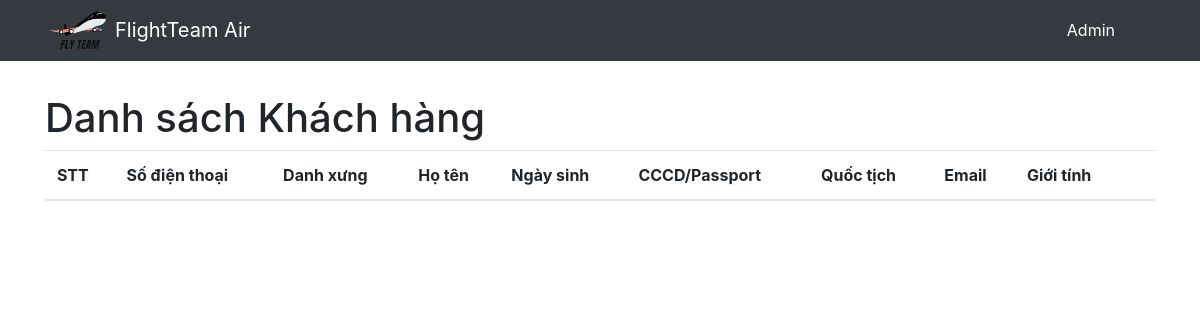
Before: /view/clientManager.php with the older database file.
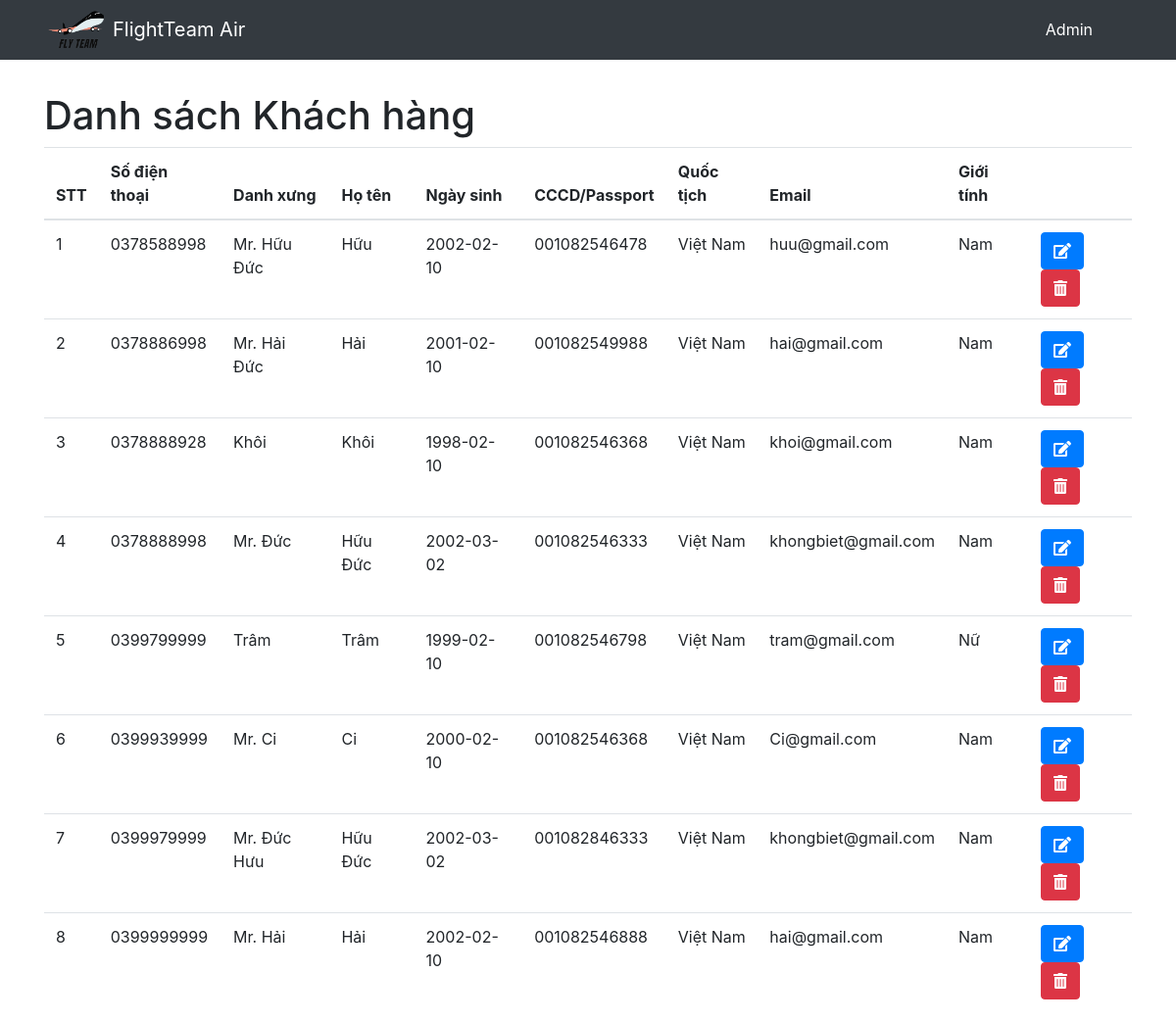
After: the same page with the newer database file.
### tables this page shows
CREATE TABLE `khachhang` (
  `sdt` varchar(10) NOT NULL,
  `matkhau` varchar(50) NOT NULL,
  `danhxung` varchar(50) NOT NULL,
  `hoten` varchar(50) NOT NULL,
  `ngaysinh` date DEFAULT NULL,
  `cccd_passport` varchar(20) NOT NULL,
  `quoctich` varchar(50) NOT NULL,
  `email` varchar(50) NOT NULL,
  `gioitinh` varchar(50) NOT NULL
);

### view/clientManager.php (the view, shortened to what this page needs)
<!DOCTYPE html>
<html lang="en">
<head>
    <link rel="stylesheet" href="https://stackpath.bootstrapcdn.com/bootstrap/4.4.1/css/bootstrap.min.css">
</head>
<body>
    <nav class="navbar navbar-expand-lg navbar-dark bg-dark">
            <div class="container">
            <img src="../assests/imgs/logo.png" alt="Avatar Logo" style="width:70px;" class="rounded-pill">
                <a class="navbar-brand" href="flightManager.php">FlightTeam Air</a>
                <div class="collapse navbar-collapse" id="navbarResponsive">
                    <ul class="navbar-nav ml-auto">
                        <li class="nav-item active">
                            <a class="nav-link" href="#">Admin
                            </a>
                        </li>
                        <li class="nav-item">
                            <a class="nav-link" href=""></a>
                        </li>
                        <li class="nav-item">
                            <a id="countItemCart" class="nav-link" href=""></a>
                        </li>
                    </ul>
                </div>
            </div>
        </nav>
    <div class="container">
        <h1 style="margin-top: 3%;">Danh sách Khách hàng</h1>
        <?php
        $conn = connection::connectToDatabase ();
        $sql = "select * from `khachhang`";
        $result = mysqli_query($conn, $sql);
        $data = [];
        $rowNum = 1;
        while ($row = mysqli_fetch_array($result, MYSQLI_ASSOC)) {
            $data[] = array(
                'rowNum' => $rowNum,
                'sdt' => $row['sdt'],
                'matkhau' => $row['matkhau'],
                'danhxung' => $row['danhxung'],
                'hoten' => $row['hoten'],
                'ngaysinh' => $row['ngaysinh'],
                'cccd_passport' => $row['cccd_passport'],
                'quoctich' => $row['quoctich'],
                'email' => $row['email'],
                'gioitinh' => $row['gioitinh'],
            );
            $rowNum++;
        }
        ?>
        <table class="table table-borderd" style="margin-bottom: 1%;">
            <thead>
                <tr>
                    <th>STT</th>
                    <th>Số điện thoại</th>
                    <th>Danh xưng</th>
                    <th>Họ tên</th>
                    <th>Ngày sinh</th>
                    <th>CCCD/Passport</th>
                    <th>Quốc tịch</th>
                    <th>Email</th>
                    <th>Giới tính</th>
                    <th></th>
                </tr>
            </thead>
            <tbody>
                <?php foreach ($data as $row) : ?>
                    <tr>
                        <td><?php echo $row['rowNum']; ?></td>
                        <td><?php echo $row['sdt']; ?></td>
                        <td><?php echo $row['danhxung']; ?></td>
                        <td><?php echo $row['hoten']; ?></td>
                        <td><?php echo $row['ngaysinh']; ?></td>
                        <td><?php echo $row['cccd_passport']; ?></td>
                        <td><?php echo $row['quoctich']; ?></td>
                        <td><?php echo $row['email']; ?></td>
                        <td><?php echo $row['gioitinh']; ?></td>
                        <td>
                            <a href="editManager.php?sdt=<?php echo $row['sdt']; ?>" id="btnUpdate" class="btn btn-primary">
                                <i class="fas fa-edit"></i>
                            </a>
                            <a href="deleteManager.php?sdt=<?php echo $row['sdt']; ?>" id="btnDelete" class="btn btn-danger">
                                <i class="fas fa-trash-alt"></i>
                            </a>
                        </td>
                    </tr>
                <?php endforeach; ?>
            </tbody>
        </table>
    </div>
</body>
</html>

Changed rows visible on the page:
added khachhang: rowNum "1", sdt "0378588998", danhxung "Mr. Hữu Đức", hoten "Hữu", ngaysinh "2002-02-10", cccd_passport "001082546478", quoctich "Việt Nam", email "huu@gmail.com", gioitinh "Nam"
added khachhang: rowNum "2", sdt "0378886998", danhxung "Mr. Hải Đức", hoten "Hải", ngaysinh "2001-02-10", cccd_passport "001082549988", quoctich "Việt Nam", email "hai@gmail.com", gioitinh "Nam"
added khachhang: rowNum "3", sdt "0378888928", danhxung "Khôi", hoten "Khôi", ngaysinh "1998-02-10", cccd_passport "001082546368", quoctich "Việt Nam", email "khoi@gmail.com", gioitinh "Nam"
added khachhang: rowNum "4", sdt "0378888998", danhxung "Mr. Đức", hoten "Hữu Đức", ngaysinh "2002-03-02", cccd_passport "001082546333", quoctich "Việt Nam", email "khongbiet@gmail.com", gioitinh "Nam"
added khachhang: rowNum "5", sdt "0399799999", danhxung "Trâm", hoten "Trâm", ngaysinh "1999-02-10", cccd_passport "001082546798", quoctich "Việt Nam", email "tram@gmail.com", gioitinh "Nữ"
added khachhang: rowNum "6", sdt "0399939999", danhxung "Mr. Ci", hoten "Ci", ngaysinh "2000-02-10", cccd_passport "001082546368", quoctich "Việt Nam", email "Ci@gmail.com", gioitinh "Nam"
added khachhang: rowNum "7", sdt "0399979999", danhxung "Mr. Đức Hưu", hoten "Hữu Đức", ngaysinh "2002-03-02", cccd_passport "001082846333", quoctich "Việt Nam", email "khongbiet@gmail.com", gioitinh "Nam"
added khachhang: rowNum "8", sdt "0399999999", danhxung "Mr. Hải", hoten "Hải", ngaysinh "2002-02-10", cccd_passport "001082546888", quoctich "Việt Nam", email "hai@gmail.com", gioitinh "Nam"
